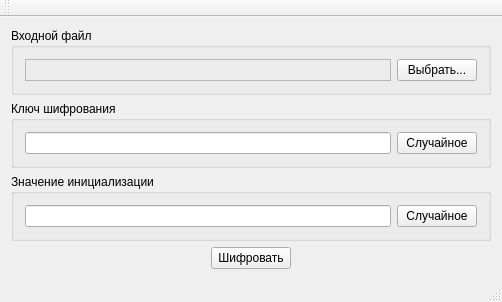
<?xml version="1.0" encoding="UTF-8"?>
<ui version="4.0">
 <class>MainWindow</class>
 <widget class="QMainWindow" name="MainWindow">
  <property name="geometry">
   <rect>
    <x>0</x>
    <y>0</y>
    <width>502</width>
    <height>282</height>
   </rect>
  </property>
  <property name="windowTitle">
   <string>МиС ЗКИ #5</string>
  </property>
  <widget class="QWidget" name="centralWidget">
   <layout class="QGridLayout" name="gridLayout">
    <item row="0" column="0">
     <widget class="QGroupBox" name="groupBox">
      <property name="title">
       <string>Входной файл</string>
      </property>
      <layout class="QHBoxLayout" name="horizontalLayout">
       <item>
        <widget class="QLabel" name="label">
         <property name="frameShape">
          <enum>QFrame::StyledPanel</enum>
         </property>
         <property name="frameShadow">
          <enum>QFrame::Raised</enum>
         </property>
         <property name="text">
          <string/>
         </property>
        </widget>
       </item>
       <item>
        <widget class="QPushButton" name="pushButton">
         <property name="sizePolicy">
          <sizepolicy hsizetype="Fixed" vsizetype="Fixed">
           <horstretch>0</horstretch>
           <verstretch>0</verstretch>
          </sizepolicy>
         </property>
         <property name="baseSize">
          <size>
           <width>75</width>
           <height>23</height>
          </size>
         </property>
         <property name="text">
          <string>Выбрать...</string>
         </property>
        </widget>
       </item>
      </layout>
     </widget>
    </item>
    <item row="1" column="0">
     <widget class="QGroupBox" name="groupBox_3">
      <property name="title">
       <string>Ключ шифрования</string>
      </property>
      <layout class="QHBoxLayout" name="horizontalLayout_4">
       <item>
        <widget class="QLineEdit" name="lineEdit"/>
       </item>
       <item>
        <widget class="QPushButton" name="pushButton_3">
         <property name="sizePolicy">
          <sizepolicy hsizetype="Fixed" vsizetype="Fixed">
           <horstretch>0</horstretch>
           <verstretch>0</verstretch>
          </sizepolicy>
         </property>
         <property name="baseSize">
          <size>
           <width>75</width>
           <height>23</height>
          </size>
         </property>
         <property name="text">
          <string>Случайное</string>
         </property>
        </widget>
       </item>
      </layout>
     </widget>
    </item>
    <item row="2" column="0">
     <widget class="QGroupBox" name="groupBox_4">
      <property name="title">
       <string>Значение инициализации</string>
      </property>
      <layout class="QHBoxLayout" name="horizontalLayout_3">
       <item>
        <widget class="QLineEdit" name="lineEdit_2"/>
       </item>
       <item>
        <widget class="QPushButton" name="pushButton_4">
         <property name="sizePolicy">
          <sizepolicy hsizetype="Fixed" vsizetype="Fixed">
           <horstretch>0</horstretch>
           <verstretch>0</verstretch>
          </sizepolicy>
         </property>
         <property name="baseSize">
          <size>
           <width>75</width>
           <height>23</height>
          </size>
         </property>
         <property name="text">
          <string>Случайное</string>
         </property>
        </widget>
       </item>
      </layout>
     </widget>
    </item>
    <item row="3" column="0">
     <layout class="QHBoxLayout" name="horizontalLayout_5">
      <item>
       <spacer name="horizontalSpacer">
        <property name="orientation">
         <enum>Qt::Horizontal</enum>
        </property>
        <property name="sizeHint" stdset="0">
         <size>
          <width>40</width>
          <height>20</height>
         </size>
        </property>
       </spacer>
      </item>
      <item>
       <widget class="QPushButton" name="pushButton_5">
        <property name="text">
         <string>Шифровать</string>
        </property>
       </widget>
      </item>
      <item>
       <spacer name="horizontalSpacer_2">
        <property name="orientation">
         <enum>Qt::Horizontal</enum>
        </property>
        <property name="sizeHint" stdset="0">
         <size>
          <width>40</width>
          <height>20</height>
         </size>
        </property>
       </spacer>
      </item>
     </layout>
    </item>
   </layout>
  </widget>
  <widget class="QMenuBar" name="menuBar">
   <property name="geometry">
    <rect>
     <x>0</x>
     <y>0</y>
     <width>502</width>
     <height>21</height>
    </rect>
   </property>
  </widget>
  <widget class="QToolBar" name="mainToolBar">
   <attribute name="toolBarArea">
    <enum>TopToolBarArea</enum>
   </attribute>
   <attribute name="toolBarBreak">
    <bool>false</bool>
   </attribute>
  </widget>
  <widget class="QStatusBar" name="statusBar"/>
 </widget>
 <layoutdefault spacing="6" margin="11"/>
 <resources/>
 <connections/>
</ui>
